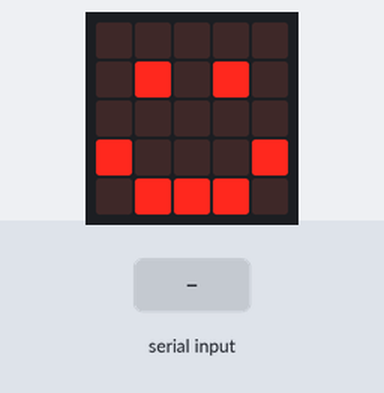
Recording of a program running on a simulated BBC micro:bit (MakeCode). Parts: the board's 5×5 LED display. The test bench sets the inputs (shaded band).

Above: at 0.1 s.
2.0 s: "0" typed at the serial console
At 2.3 s:
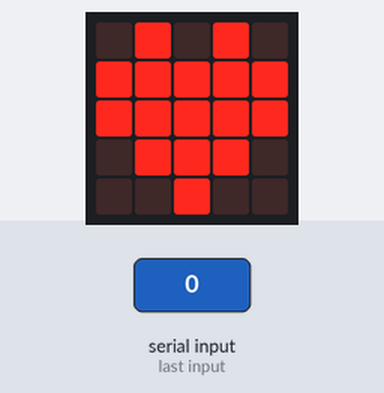
At 3.5 s:
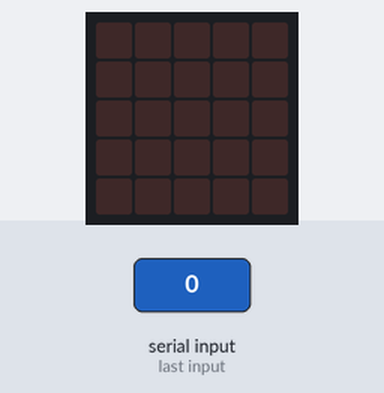
4.1 s: "1" typed at the serial console
At 4.6 s:
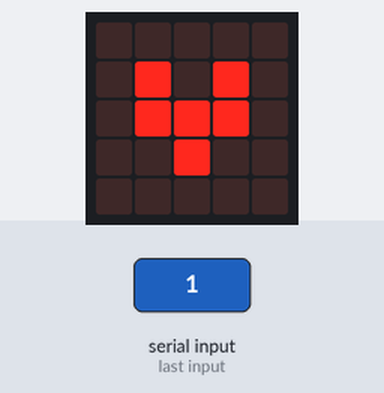
Timing chart, 0 to 7.1 s (numbered marks = the images above; inputs shaded):
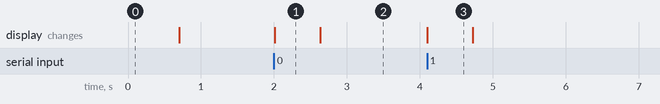

The program:

main.ts
```typescript
let result = ""
basic.showIcon(IconNames.Happy)
basic.pause(100)
basic.clearScreen()
serial.redirect(
SerialPin.USB_TX,
SerialPin.USB_RX,
BaudRate.BaudRate9600
)
basic.forever(function () {
    result = serial.readString()
    if (result == "0") {
        basic.showIcon(IconNames.Heart)
    } else if (result == "1") {
        basic.showIcon(IconNames.SmallHeart)
    } else {
        basic.clearScreen()
    }
})
```

test.ts
```typescript
// 테스트는 여기로 이동합니다; 이 패키지가 확장으로 사용될 때 컴파일되지 않을 것 입니다.
```

Measured:
- after the input at 2.0 s, the display: changes at once (image 1)
- after the input at 4.1 s, the display: changes at once (image 3)
- what the display in image 1 shows lasts 0.6 s, from 2.0 s to 2.6 s
